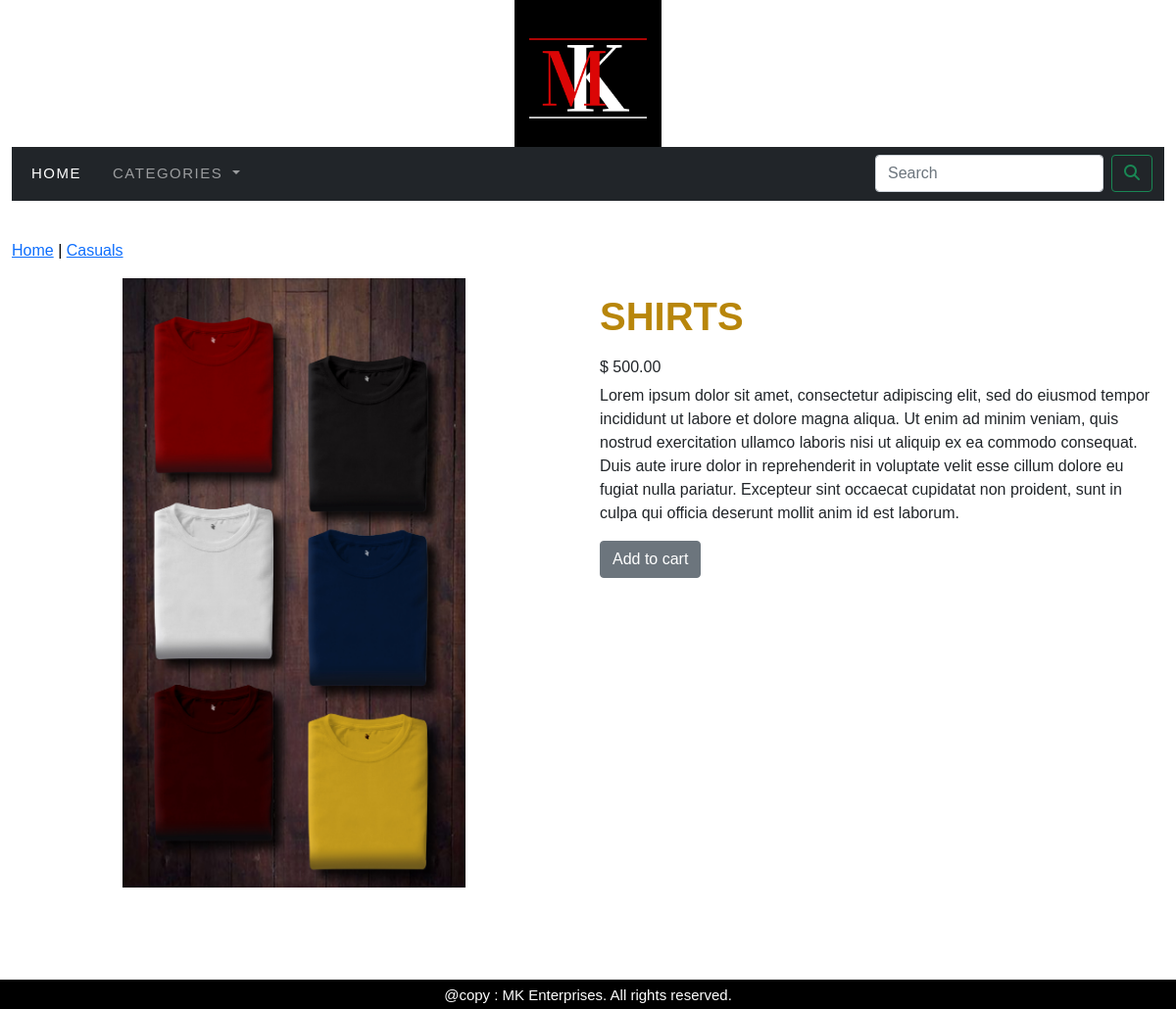
Page /shop/casuals/shirts/ on the committed database.
### shop/models.py (models this page shows, shortened)
class Product(models.Model):
    name = models.CharField(max_length=250, unique=True)
    slug = models.SlugField(max_length=250, unique=True)
    description = models.TextField(blank=True)
    price = models.DecimalField(max_digits=10, decimal_places=2)
    category = models.ForeignKey(Category, on_delete=models.CASCADE)
    image = models.ImageField(upload_to='product', blank=True)
    stock = models.IntegerField()
    available = models.BooleanField(default=True)
    created = models.DateTimeField(auto_now_add=True)
    updated = models.DateTimeField(auto_now = True)
    class Meta:
        ordering = ('name',)
        verbose_name = 'product'
        verbose_name_plural = 'products'

class Category(models.Model):
    name = models.CharField(max_length=250, unique=True)
    slug = models.SlugField(max_length=250, unique=True)
    description = models.TextField(blank=True)
    image = models.ImageField(upload_to='category', blank=True)
    class Meta:
        ordering = ('name',)
        verbose_name = 'category'
        verbose_name_plural = 'categories'
    def get_url(self):
        return reverse('shop:products_by_category', args=(self.slug,))
    def __str__(self):
        return '{}'.format(self.name)

### shop/views.py (the view)
# urls.py: path('<slug:c_slug>/<slug:product_slug>/', views.product_details, name='product_detail')
def product_details(request, c_slug, product_slug):
    try:
        product = Product.objects.get(category__slug=c_slug, slug=product_slug)
    except Exception as e:
        raise e
    return render(request, 'product.html', {'product':product})

### cart/context_processors.py (called while the page is built)
def counter(request):
    item_count = 0
    if 'admin' in request.path:
        return {}
    else:
        try:
            cart = Cart.objects.filter(cart_id=_cart_id(request))
            cart_items = CartItem.objects.all().filter(cart=cart[:1])
            for cart_item in cart_items:
                item_count += cart_item.quantity
        except Cart.DoesNotExist:
            item_count = 0
    return dict(item_count=item_count)

### cart/views.py (called while the page is built)
def _cart_id(request):
    cart = request.session.session_key
    if not cart:
        cart = request.session.create()
    return cart

### shop/context_processors.py (called while the page is built)
def menu_links(request):
    links = Category.objects.all()
    return dict(links=links)

### templates/product.html (shortened to what this page needs)
{% extends 'base.html' %}
{% block content %}
<div class="row my_product_row">
  <div class="mx-auto">
    <p> <a href="{% url 'shop:allProdCat' %}">Home</a> | <a href="{{product.category.get_url}}">{{product.category}}</a>  </p>
  </div>
  <div class="container">
  <div class="row">
    <div class="col-sm-12 col-md-12 col-lg-6 text-center">
      <div style="min-width:18rem">
      <img src="{{product.image.url}}" alt="{{product.name}}" width="350px">
      </div>
    </div>
    <div class="col-sm-12 col-md-12 col-lg-6">
      <h1 class="my_product_title"><b>{{product.name}}</b></h1>
      <h6>$ {{product.price}}</h6>
      <p class="text-justify my_prod_description">{{product.description}}</p>
    {% if product.stock <= 0 %}
      <p><b>Out of stock</b></p>
    {% else %}
      <p><a class="btn btn-secondary" href="{% url 'cart:add_cart' product.id %}" >Add to cart</a> </p>
    {% endif %}
    </div>
  </div>
  </div>
  </div>
{% endblock %}

### static/css/custom.css (style rules this page uses)
body { font-family: 'Raleway', sans-serif; margin-bottom:30px; min-height:1000px; }
.my_product_row { padding-top:15px; padding-bottom:20px; }
.my_product_row .mx-auto { color:black; font-size:16px; }
.my_product_title { font-size:40px; color:DarkGoldenRod; text-transform:uppercase; padding-top:15px; padding-bottom:10px; }
.my_prod_description { padding-right:10px; }

### rows in the picture
Product: category "Casuals", image (picture), name "SHIRTS", price "500.00", description "Lorem ipsum dolor sit amet, consectetur adipiscing elit, sed do eiusmod tempor incididunt ut labore et dolore magna aliqua. Ut enim ad minim veniam, quis nostrud exercitation ullamco laboris nisi ut aliquip ex ea commodo consequat. Duis aute irure dolor in reprehenderit in voluptate velit esse cillum dolore eu fugiat nulla pariatur. Excepteur sint occaecat cupidatat non proident, sunt in culpa qui officia deserunt mollit anim id est laborum."
